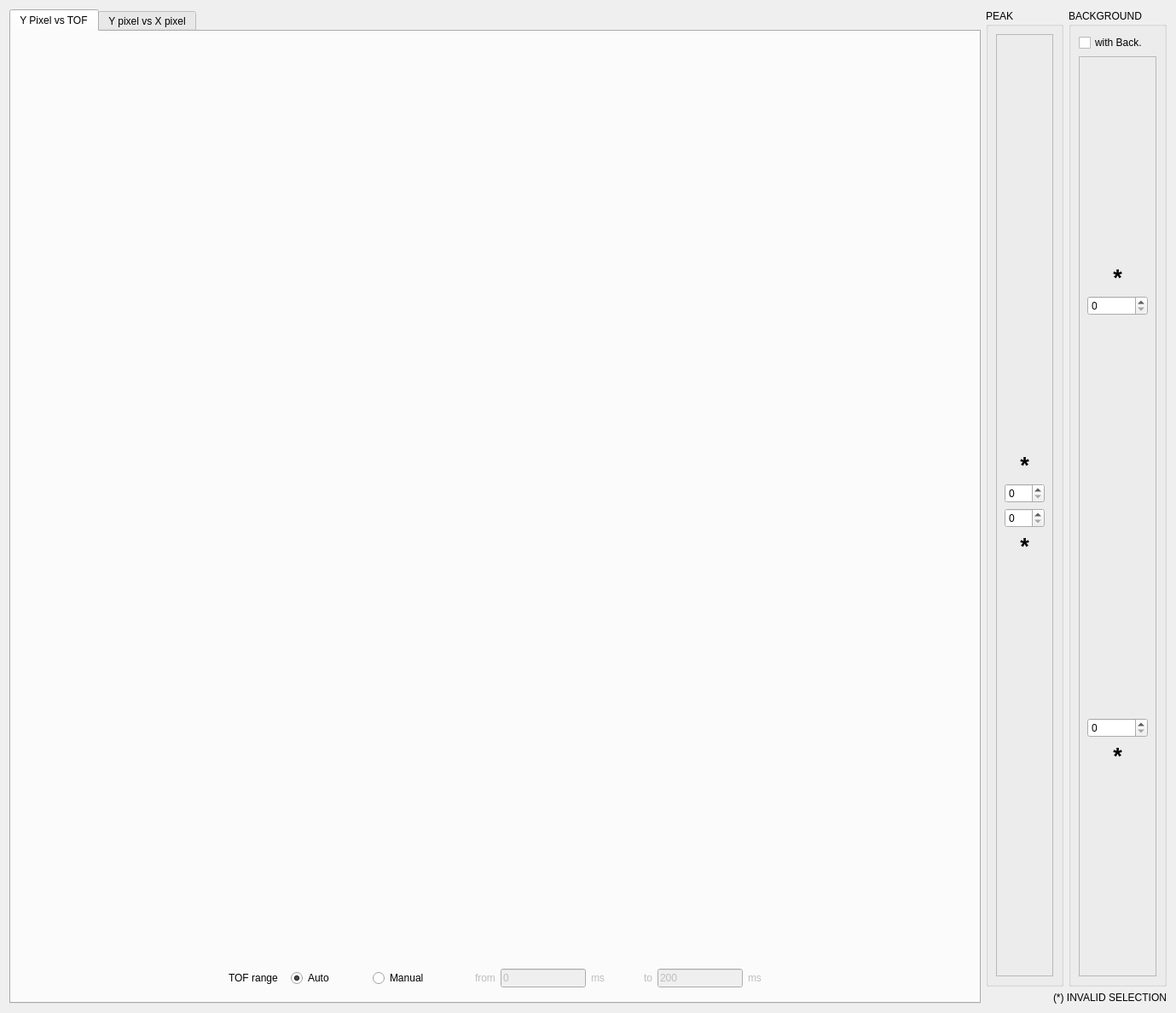
<?xml version="1.0" encoding="UTF-8"?>
<ui version="4.0">
 <class>Dialog</class>
 <widget class="QDialog" name="Dialog">
  <property name="geometry">
   <rect>
    <x>0</x>
    <y>0</y>
    <width>1379</width>
    <height>1188</height>
   </rect>
  </property>
  <property name="windowTitle">
   <string>2D Selection Tool</string>
  </property>
  <layout class="QVBoxLayout" name="verticalLayout_4">
   <item>
    <layout class="QHBoxLayout" name="horizontalLayout_6">
     <item>
      <widget class="QTabWidget" name="tabWidget">
       <property name="currentIndex">
        <number>0</number>
       </property>
       <widget class="QWidget" name="tab">
        <attribute name="title">
         <string>Y Pixel vs TOF</string>
        </attribute>
        <layout class="QHBoxLayout" name="horizontalLayout_3">
         <item>
          <layout class="QVBoxLayout" name="verticalLayout">
           <item>
            <layout class="QHBoxLayout" name="horizontalLayout">
             <item>
              <widget class="MPLWidgetNoLog" name="y_pixel_vs_tof_plot" native="true">
               <property name="sizePolicy">
                <sizepolicy hsizetype="Expanding" vsizetype="Expanding">
                 <horstretch>0</horstretch>
                 <verstretch>0</verstretch>
                </sizepolicy>
               </property>
              </widget>
             </item>
            </layout>
           </item>
           <item>
            <layout class="QHBoxLayout" name="horizontalLayout_37">
             <item>
              <spacer name="horizontalSpacer">
               <property name="orientation">
                <enum>Qt::Horizontal</enum>
               </property>
               <property name="sizeHint" stdset="0">
                <size>
                 <width>40</width>
                 <height>20</height>
                </size>
               </property>
              </spacer>
             </item>
             <item>
              <widget class="QLabel" name="dataTOFmanualLabel">
               <property name="enabled">
                <bool>true</bool>
               </property>
               <property name="text">
                <string>TOF range</string>
               </property>
              </widget>
             </item>
             <item>
              <widget class="QFrame" name="frame_13">
               <property name="frameShape">
                <enum>QFrame::NoFrame</enum>
               </property>
               <property name="frameShadow">
                <enum>QFrame::Raised</enum>
               </property>
               <property name="lineWidth">
                <number>0</number>
               </property>
               <layout class="QHBoxLayout" name="horizontalLayout_38">
                <item>
                 <layout class="QHBoxLayout" name="horizontalLayout_39">
                  <item>
                   <widget class="QRadioButton" name="tof_auto_flag">
                    <property name="text">
                     <string>Auto</string>
                    </property>
                    <property name="checked">
                     <bool>true</bool>
                    </property>
                    <property name="autoExclusive">
                     <bool>true</bool>
                    </property>
                   </widget>
                  </item>
                  <item>
                   <spacer name="horizontalSpacer_17">
                    <property name="orientation">
                     <enum>Qt::Horizontal</enum>
                    </property>
                    <property name="sizeType">
                     <enum>QSizePolicy::Maximum</enum>
                    </property>
                    <property name="sizeHint" stdset="0">
                     <size>
                      <width>40</width>
                      <height>20</height>
                     </size>
                    </property>
                   </spacer>
                  </item>
                  <item>
                   <widget class="QRadioButton" name="tof_manual_flag">
                    <property name="enabled">
                     <bool>true</bool>
                    </property>
                    <property name="text">
                     <string>Manual</string>
                    </property>
                    <property name="autoExclusive">
                     <bool>true</bool>
                    </property>
                   </widget>
                  </item>
                 </layout>
                </item>
               </layout>
              </widget>
             </item>
             <item>
              <spacer name="horizontalSpacer_18">
               <property name="orientation">
                <enum>Qt::Horizontal</enum>
               </property>
               <property name="sizeType">
                <enum>QSizePolicy::Maximum</enum>
               </property>
               <property name="sizeHint" stdset="0">
                <size>
                 <width>40</width>
                 <height>20</height>
                </size>
               </property>
              </spacer>
             </item>
             <item>
              <widget class="QLabel" name="tof_from_label">
               <property name="enabled">
                <bool>false</bool>
               </property>
               <property name="text">
                <string>from</string>
               </property>
              </widget>
             </item>
             <item>
              <widget class="QLineEdit" name="tof_from">
               <property name="enabled">
                <bool>false</bool>
               </property>
               <property name="sizePolicy">
                <sizepolicy hsizetype="Minimum" vsizetype="Fixed">
                 <horstretch>0</horstretch>
                 <verstretch>0</verstretch>
                </sizepolicy>
               </property>
               <property name="minimumSize">
                <size>
                 <width>100</width>
                 <height>0</height>
                </size>
               </property>
               <property name="maximumSize">
                <size>
                 <width>100</width>
                 <height>16777215</height>
                </size>
               </property>
               <property name="text">
                <string>0</string>
               </property>
              </widget>
             </item>
             <item>
              <widget class="QLabel" name="tof_from_units">
               <property name="enabled">
                <bool>false</bool>
               </property>
               <property name="text">
                <string>ms</string>
               </property>
              </widget>
             </item>
             <item>
              <spacer name="horizontalSpacer_19">
               <property name="orientation">
                <enum>Qt::Horizontal</enum>
               </property>
               <property name="sizeType">
                <enum>QSizePolicy::Maximum</enum>
               </property>
               <property name="sizeHint" stdset="0">
                <size>
                 <width>40</width>
                 <height>20</height>
                </size>
               </property>
              </spacer>
             </item>
             <item>
              <widget class="QLabel" name="tof_to_label">
               <property name="enabled">
                <bool>false</bool>
               </property>
               <property name="text">
                <string>to</string>
               </property>
              </widget>
             </item>
             <item>
              <widget class="QLineEdit" name="tof_to">
               <property name="enabled">
                <bool>false</bool>
               </property>
               <property name="sizePolicy">
                <sizepolicy hsizetype="Minimum" vsizetype="Fixed">
                 <horstretch>0</horstretch>
                 <verstretch>0</verstretch>
                </sizepolicy>
               </property>
               <property name="minimumSize">
                <size>
                 <width>100</width>
                 <height>0</height>
                </size>
               </property>
               <property name="maximumSize">
                <size>
                 <width>100</width>
                 <height>16777215</height>
                </size>
               </property>
               <property name="text">
                <string>200</string>
               </property>
              </widget>
             </item>
             <item>
              <widget class="QLabel" name="tof_to_units">
               <property name="enabled">
                <bool>false</bool>
               </property>
               <property name="text">
                <string>ms</string>
               </property>
              </widget>
             </item>
             <item>
              <spacer name="horizontalSpacer_21">
               <property name="orientation">
                <enum>Qt::Horizontal</enum>
               </property>
               <property name="sizeHint" stdset="0">
                <size>
                 <width>40</width>
                 <height>20</height>
                </size>
               </property>
              </spacer>
             </item>
            </layout>
           </item>
          </layout>
         </item>
        </layout>
        <zorder></zorder>
       </widget>
       <widget class="QWidget" name="tab_2">
        <attribute name="title">
         <string>Y pixel vs X pixel</string>
        </attribute>
        <layout class="QHBoxLayout" name="horizontalLayout_5">
         <item>
          <layout class="QVBoxLayout" name="verticalLayout_2">
           <item>
            <layout class="QHBoxLayout" name="horizontalLayout_2">
             <item>
              <widget class="MPLWidgetNoLog" name="detector_plot" native="true">
               <property name="sizePolicy">
                <sizepolicy hsizetype="Expanding" vsizetype="Expanding">
                 <horstretch>0</horstretch>
                 <verstretch>0</verstretch>
                </sizepolicy>
               </property>
              </widget>
             </item>
            </layout>
           </item>
           <item>
            <widget class="QFrame" name="frame_20">
             <property name="maximumSize">
              <size>
               <width>16777215</width>
               <height>50</height>
              </size>
             </property>
             <property name="frameShape">
              <enum>QFrame::StyledPanel</enum>
             </property>
             <property name="frameShadow">
              <enum>QFrame::Raised</enum>
             </property>
             <layout class="QHBoxLayout" name="horizontalLayout_54">
              <item>
               <layout class="QHBoxLayout" name="horizontalLayout_83">
                <item>
                 <spacer name="horizontalSpacer_28">
                  <property name="orientation">
                   <enum>Qt::Horizontal</enum>
                  </property>
                  <property name="sizeType">
                   <enum>QSizePolicy::Minimum</enum>
                  </property>
                  <property name="sizeHint" stdset="0">
                   <size>
                    <width>40</width>
                    <height>20</height>
                   </size>
                  </property>
                 </spacer>
                </item>
                <item>
                 <widget class="QCheckBox" name="low_res_flag">
                  <property name="text">
                   <string>Low Resolution</string>
                  </property>
                  <property name="checked">
                   <bool>true</bool>
                  </property>
                 </widget>
                </item>
                <item>
                 <widget class="QLabel" name="low_res1_label">
                  <property name="text">
                   <string>From Pixel</string>
                  </property>
                 </widget>
                </item>
                <item>
                 <spacer name="horizontalSpacer_65">
                  <property name="orientation">
                   <enum>Qt::Horizontal</enum>
                  </property>
                  <property name="sizeType">
                   <enum>QSizePolicy::Fixed</enum>
                  </property>
                  <property name="sizeHint" stdset="0">
                   <size>
                    <width>0</width>
                    <height>20</height>
                   </size>
                  </property>
                 </spacer>
                </item>
                <item>
                 <widget class="QSpinBox" name="low_res1">
                  <property name="palette">
                   <palette>
                    <active>
                     <colorrole role="Text">
                      <brush brushstyle="SolidPattern">
                       <color alpha="255">
                        <red>0</red>
                        <green>0</green>
                        <blue>255</blue>
                       </color>
                      </brush>
                     </colorrole>
                    </active>
                    <inactive>
                     <colorrole role="Text">
                      <brush brushstyle="SolidPattern">
                       <color alpha="255">
                        <red>0</red>
                        <green>0</green>
                        <blue>255</blue>
                       </color>
                      </brush>
                     </colorrole>
                    </inactive>
                    <disabled>
                     <colorrole role="Text">
                      <brush brushstyle="SolidPattern">
                       <color alpha="255">
                        <red>118</red>
                        <green>118</green>
                        <blue>117</blue>
                       </color>
                      </brush>
                     </colorrole>
                    </disabled>
                   </palette>
                  </property>
                  <property name="maximum">
                   <number>255</number>
                  </property>
                  <property name="value">
                   <number>50</number>
                  </property>
                 </widget>
                </item>
                <item>
                 <widget class="QLabel" name="low_res2_label">
                  <property name="text">
                   <string>To Pixel</string>
                  </property>
                 </widget>
                </item>
                <item>
                 <spacer name="horizontalSpacer_66">
                  <property name="orientation">
                   <enum>Qt::Horizontal</enum>
                  </property>
                  <property name="sizeType">
                   <enum>QSizePolicy::Fixed</enum>
                  </property>
                  <property name="sizeHint" stdset="0">
                   <size>
                    <width>0</width>
                    <height>20</height>
                   </size>
                  </property>
                 </spacer>
                </item>
                <item>
                 <widget class="QSpinBox" name="low_res2">
                  <property name="palette">
                   <palette>
                    <active>
                     <colorrole role="Text">
                      <brush brushstyle="SolidPattern">
                       <color alpha="255">
                        <red>0</red>
                        <green>0</green>
                        <blue>255</blue>
                       </color>
                      </brush>
                     </colorrole>
                    </active>
                    <inactive>
                     <colorrole role="Text">
                      <brush brushstyle="SolidPattern">
                       <color alpha="255">
                        <red>0</red>
                        <green>0</green>
                        <blue>255</blue>
                       </color>
                      </brush>
                     </colorrole>
                    </inactive>
                    <disabled>
                     <colorrole role="Text">
                      <brush brushstyle="SolidPattern">
                       <color alpha="255">
                        <red>118</red>
                        <green>118</green>
                        <blue>117</blue>
                       </color>
                      </brush>
                     </colorrole>
                    </disabled>
                   </palette>
                  </property>
                  <property name="maximum">
                   <number>303</number>
                  </property>
                  <property name="value">
                   <number>250</number>
                  </property>
                 </widget>
                </item>
                <item>
                 <spacer name="horizontalSpacer_67">
                  <property name="orientation">
                   <enum>Qt::Horizontal</enum>
                  </property>
                  <property name="sizeType">
                   <enum>QSizePolicy::Minimum</enum>
                  </property>
                  <property name="sizeHint" stdset="0">
                   <size>
                    <width>40</width>
                    <height>20</height>
                   </size>
                  </property>
                 </spacer>
                </item>
               </layout>
              </item>
             </layout>
            </widget>
           </item>
          </layout>
         </item>
        </layout>
        <zorder></zorder>
       </widget>
      </widget>
     </item>
     <item>
      <layout class="QVBoxLayout" name="verticalLayout_3">
       <item>
        <layout class="QHBoxLayout" name="horizontalLayout_4">
         <item>
          <widget class="QGroupBox" name="groupBox_4">
           <property name="sizePolicy">
            <sizepolicy hsizetype="Fixed" vsizetype="Preferred">
             <horstretch>0</horstretch>
             <verstretch>0</verstretch>
            </sizepolicy>
           </property>
           <property name="title">
            <string>PEAK</string>
           </property>
           <layout class="QVBoxLayout" name="verticalLayout_11">
            <item>
             <widget class="QFrame" name="frame">
              <property name="frameShape">
               <enum>QFrame::StyledPanel</enum>
              </property>
              <property name="frameShadow">
               <enum>QFrame::Raised</enum>
              </property>
              <layout class="QVBoxLayout" name="verticalLayout_12">
               <item>
                <layout class="QHBoxLayout" name="horizontalLayout_15">
                 <item>
                  <layout class="QVBoxLayout" name="verticalLayout_13">
                   <item>
                    <spacer name="verticalSpacer_2">
                     <property name="orientation">
                      <enum>Qt::Vertical</enum>
                     </property>
                     <property name="sizeHint" stdset="0">
                      <size>
                       <width>20</width>
                       <height>40</height>
                      </size>
                     </property>
                    </spacer>
                   </item>
                   <item>
                    <widget class="QLabel" name="peak2_label">
                     <property name="font">
                      <font>
                       <pointsize>20</pointsize>
                       <weight>75</weight>
                       <bold>true</bold>
                      </font>
                     </property>
                     <property name="accessibleDescription">
                      <string/>
                     </property>
                     <property name="text">
                      <string>*</string>
                     </property>
                     <property name="alignment">
                      <set>Qt::AlignBottom|Qt::AlignHCenter</set>
                     </property>
                    </widget>
                   </item>
                   <item>
                    <widget class="QSpinBox" name="peak2">
                     <property name="maximum">
                      <number>303</number>
                     </property>
                    </widget>
                   </item>
                  </layout>
                 </item>
                </layout>
               </item>
               <item>
                <layout class="QHBoxLayout" name="horizontalLayout_16">
                 <item>
                  <layout class="QVBoxLayout" name="verticalLayout_14">
                   <item>
                    <widget class="QSpinBox" name="peak1">
                     <property name="maximum">
                      <number>303</number>
                     </property>
                    </widget>
                   </item>
                   <item>
                    <widget class="QLabel" name="peak1_label">
                     <property name="font">
                      <font>
                       <pointsize>20</pointsize>
                       <weight>75</weight>
                       <bold>true</bold>
                      </font>
                     </property>
                     <property name="accessibleDescription">
                      <string/>
                     </property>
                     <property name="text">
                      <string>*</string>
                     </property>
                     <property name="alignment">
                      <set>Qt::AlignBottom|Qt::AlignHCenter</set>
                     </property>
                    </widget>
                   </item>
                   <item>
                    <spacer name="verticalSpacer_7">
                     <property name="orientation">
                      <enum>Qt::Vertical</enum>
                     </property>
                     <property name="sizeHint" stdset="0">
                      <size>
                       <width>20</width>
                       <height>40</height>
                      </size>
                     </property>
                    </spacer>
                   </item>
                  </layout>
                 </item>
                </layout>
               </item>
              </layout>
             </widget>
            </item>
           </layout>
          </widget>
         </item>
         <item>
          <widget class="QGroupBox" name="groupBox_3">
           <property name="sizePolicy">
            <sizepolicy hsizetype="Fixed" vsizetype="Preferred">
             <horstretch>0</horstretch>
             <verstretch>0</verstretch>
            </sizepolicy>
           </property>
           <property name="title">
            <string>BACKGROUND</string>
           </property>
           <layout class="QVBoxLayout" name="verticalLayout_8">
            <item>
             <widget class="QCheckBox" name="back_flag">
              <property name="text">
               <string>with Back.</string>
              </property>
             </widget>
            </item>
            <item>
             <widget class="QFrame" name="frame_2">
              <property name="frameShape">
               <enum>QFrame::StyledPanel</enum>
              </property>
              <property name="frameShadow">
               <enum>QFrame::Raised</enum>
              </property>
              <layout class="QVBoxLayout" name="verticalLayout_7">
               <item>
                <layout class="QHBoxLayout" name="horizontalLayout_13">
                 <item>
                  <layout class="QVBoxLayout" name="verticalLayout_9">
                   <item>
                    <spacer name="verticalSpacer_3">
                     <property name="orientation">
                      <enum>Qt::Vertical</enum>
                     </property>
                     <property name="sizeHint" stdset="0">
                      <size>
                       <width>20</width>
                       <height>40</height>
                      </size>
                     </property>
                    </spacer>
                   </item>
                   <item>
                    <widget class="QLabel" name="back2_label">
                     <property name="font">
                      <font>
                       <pointsize>20</pointsize>
                       <weight>75</weight>
                       <bold>true</bold>
                      </font>
                     </property>
                     <property name="accessibleDescription">
                      <string/>
                     </property>
                     <property name="text">
                      <string>*</string>
                     </property>
                     <property name="alignment">
                      <set>Qt::AlignBottom|Qt::AlignHCenter</set>
                     </property>
                    </widget>
                   </item>
                   <item>
                    <widget class="QSpinBox" name="back2">
                     <property name="maximum">
                      <number>303</number>
                     </property>
                    </widget>
                   </item>
                   <item>
                    <spacer name="verticalSpacer_4">
                     <property name="orientation">
                      <enum>Qt::Vertical</enum>
                     </property>
                     <property name="sizeHint" stdset="0">
                      <size>
                       <width>20</width>
                       <height>40</height>
                      </size>
                     </property>
                    </spacer>
                   </item>
                  </layout>
                 </item>
                </layout>
               </item>
               <item>
                <layout class="QHBoxLayout" name="horizontalLayout_14">
                 <item>
                  <layout class="QVBoxLayout" name="verticalLayout_10">
                   <item>
                    <spacer name="verticalSpacer_5">
                     <property name="orientation">
                      <enum>Qt::Vertical</enum>
                     </property>
                     <property name="sizeHint" stdset="0">
                      <size>
                       <width>20</width>
                       <height>40</height>
                      </size>
                     </property>
                    </spacer>
                   </item>
                   <item>
                    <widget class="QSpinBox" name="back1">
                     <property name="maximum">
                      <number>303</number>
                     </property>
                    </widget>
                   </item>
                   <item>
                    <widget class="QLabel" name="back1_label">
                     <property name="font">
                      <font>
                       <pointsize>20</pointsize>
                       <weight>75</weight>
                       <bold>true</bold>
                      </font>
                     </property>
                     <property name="accessibleDescription">
                      <string/>
                     </property>
                     <property name="text">
                      <string>*</string>
                     </property>
                     <property name="alignment">
                      <set>Qt::AlignBottom|Qt::AlignHCenter</set>
                     </property>
                    </widget>
                   </item>
                   <item>
                    <spacer name="verticalSpacer_6">
                     <property name="orientation">
                      <enum>Qt::Vertical</enum>
                     </property>
                     <property name="sizeHint" stdset="0">
                      <size>
                       <width>20</width>
                       <height>40</height>
                      </size>
                     </property>
                    </spacer>
                   </item>
                  </layout>
                 </item>
                </layout>
               </item>
              </layout>
             </widget>
            </item>
           </layout>
          </widget>
         </item>
        </layout>
       </item>
       <item>
        <widget class="QLabel" name="error_label">
         <property name="layoutDirection">
          <enum>Qt::LeftToRight</enum>
         </property>
         <property name="text">
          <string>(*) INVALID SELECTION</string>
         </property>
         <property name="alignment">
          <set>Qt::AlignRight|Qt::AlignTrailing|Qt::AlignVCenter</set>
         </property>
        </widget>
       </item>
      </layout>
     </item>
    </layout>
   </item>
  </layout>
 </widget>
 <customwidgets>
  <customwidget>
   <class>MPLWidgetNoLog</class>
   <extends>QWidget</extends>
   <header>mplwidgetnolog.h</header>
   <container>1</container>
  </customwidget>
 </customwidgets>
 <resources>
  <include location="../icons/icons.qrc"/>
 </resources>
 <connections>
  <connection>
   <sender>back_flag</sender>
   <signal>clicked(bool)</signal>
   <receiver>Dialog</receiver>
   <slot>activate_or_not_back_widgets()</slot>
   <hints>
    <hint type="sourcelabel">
     <x>1299</x>
     <y>86</y>
    </hint>
    <hint type="destinationlabel">
     <x>689</x>
     <y>593</y>
    </hint>
   </hints>
  </connection>
  <connection>
   <sender>peak1</sender>
   <signal>editingFinished()</signal>
   <receiver>Dialog</receiver>
   <slot>manual_input_peak1()</slot>
   <hints>
    <hint type="sourcelabel">
     <x>1180</x>
     <y>597</y>
    </hint>
    <hint type="destinationlabel">
     <x>689</x>
     <y>593</y>
    </hint>
   </hints>
  </connection>
  <connection>
   <sender>peak2</sender>
   <signal>editingFinished()</signal>
   <receiver>Dialog</receiver>
   <slot>manual_input_peak2()</slot>
   <hints>
    <hint type="sourcelabel">
     <x>1180</x>
     <y>560</y>
    </hint>
    <hint type="destinationlabel">
     <x>689</x>
     <y>593</y>
    </hint>
   </hints>
  </connection>
  <connection>
   <sender>back1</sender>
   <signal>editingFinished()</signal>
   <receiver>Dialog</receiver>
   <slot>manual_input_back1()</slot>
   <hints>
    <hint type="sourcelabel">
     <x>1299</x>
     <y>815</y>
    </hint>
    <hint type="destinationlabel">
     <x>689</x>
     <y>593</y>
    </hint>
   </hints>
  </connection>
  <connection>
   <sender>back2</sender>
   <signal>editingFinished()</signal>
   <receiver>Dialog</receiver>
   <slot>manual_input_back2()</slot>
   <hints>
    <hint type="sourcelabel">
     <x>1299</x>
     <y>371</y>
    </hint>
    <hint type="destinationlabel">
     <x>689</x>
     <y>593</y>
    </hint>
   </hints>
  </connection>
  <connection>
   <sender>tof_from</sender>
   <signal>editingFinished()</signal>
   <receiver>Dialog</receiver>
   <slot>manual_input_of_tof_field()</slot>
   <hints>
    <hint type="sourcelabel">
     <x>437</x>
     <y>1121</y>
    </hint>
    <hint type="destinationlabel">
     <x>689</x>
     <y>593</y>
    </hint>
   </hints>
  </connection>
  <connection>
   <sender>low_res2</sender>
   <signal>editingFinished()</signal>
   <receiver>Dialog</receiver>
   <slot>manual_input_of_low_res_field()</slot>
   <hints>
    <hint type="sourcelabel">
     <x>1069</x>
     <y>1119</y>
    </hint>
    <hint type="destinationlabel">
     <x>689</x>
     <y>593</y>
    </hint>
   </hints>
  </connection>
  <connection>
   <sender>tof_manual_flag</sender>
   <signal>clicked()</signal>
   <receiver>Dialog</receiver>
   <slot>manual_auto_tof_clicked()</slot>
   <hints>
    <hint type="sourcelabel">
     <x>251</x>
     <y>1121</y>
    </hint>
    <hint type="destinationlabel">
     <x>689</x>
     <y>593</y>
    </hint>
   </hints>
  </connection>
  <connection>
   <sender>low_res_flag</sender>
   <signal>clicked(bool)</signal>
   <receiver>Dialog</receiver>
   <slot>activate_or_not_low_res_widgets()</slot>
   <hints>
    <hint type="sourcelabel">
     <x>309</x>
     <y>1118</y>
    </hint>
    <hint type="destinationlabel">
     <x>689</x>
     <y>593</y>
    </hint>
   </hints>
  </connection>
  <connection>
   <sender>low_res1</sender>
   <signal>editingFinished()</signal>
   <receiver>Dialog</receiver>
   <slot>manual_input_of_low_res_field()</slot>
   <hints>
    <hint type="sourcelabel">
     <x>689</x>
     <y>1119</y>
    </hint>
    <hint type="destinationlabel">
     <x>689</x>
     <y>593</y>
    </hint>
   </hints>
  </connection>
  <connection>
   <sender>tof_to</sender>
   <signal>editingFinished()</signal>
   <receiver>Dialog</receiver>
   <slot>manual_input_of_tof_field()</slot>
   <hints>
    <hint type="sourcelabel">
     <x>634</x>
     <y>1121</y>
    </hint>
    <hint type="destinationlabel">
     <x>689</x>
     <y>593</y>
    </hint>
   </hints>
  </connection>
  <connection>
   <sender>tof_auto_flag</sender>
   <signal>clicked()</signal>
   <receiver>Dialog</receiver>
   <slot>manual_auto_tof_clicked()</slot>
   <hints>
    <hint type="sourcelabel">
     <x>132</x>
     <y>1121</y>
    </hint>
    <hint type="destinationlabel">
     <x>689</x>
     <y>593</y>
    </hint>
   </hints>
  </connection>
 </connections>
 <slots>
  <slot>activate_or_not_low_res_widgets()</slot>
  <slot>activate_or_not_back_widgets()</slot>
  <slot>manual_input_of_peak_back_field()</slot>
  <slot>manual_input_of_low_res_field()</slot>
  <slot>manual_input_of_tof_field()</slot>
  <slot>manual_auto_tof_clicked()</slot>
  <slot>manual_input_peak1()</slot>
  <slot>manual_input_peak2()</slot>
  <slot>manual_input_peak1_2()</slot>
  <slot>manual_input_peak2_2()</slot>
  <slot>manual_input_back1()</slot>
  <slot>manual_input_back1_2()</slot>
  <slot>manual_input_back2()</slot>
  <slot>manual_input_back2_2()</slot>
 </slots>
</ui>
